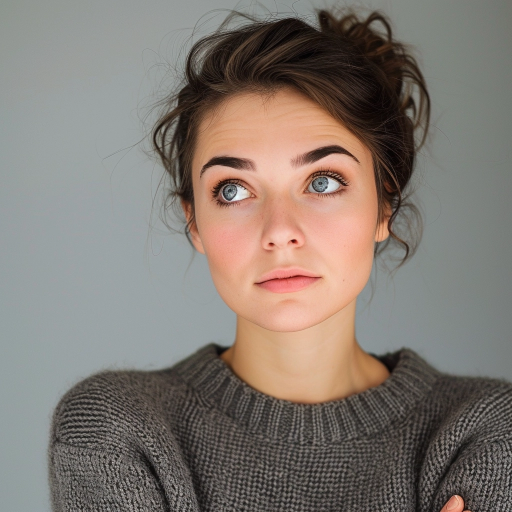
#> input picture example.jpg, 1024 x 1024 px (shown at 1/2 size)
$ python simple_pet_grid.py --image example.jpg
#> lines starting #> are read from the running program, lines starting #| are printed output that depends on the picture
"""
从单张宠物头像生成网格图 (纯几何变换版本)

用法示例：
    python simple_pet_grid.py --image inputs/pet_source.jpg --output outputs/grid_pet_7x7.webp --size 7

说明：
- 不依赖任何大模型，只用 OpenCV + PIL 做轻量的平移 / 旋转 / 轻微透视变换
- 生成 size×size 的网格图（默认 7×7），可直接喂给你现有的前端交互逻辑使用
"""

import argparse
import os
import math
import time

import cv2
import numpy as np
from PIL import Image
import json


def center_square_crop(img: Image.Image) -> Image.Image:
    """将输入图像裁成居中的正方形。"""
    w, h = img.size
    side = min(w, h)
    left = (w - side) // 2
    top = (h - side) // 2
    right = left + side
    bottom = top + side
    return img.crop((left, top, right, bottom))


def generate_view_variants_on_patch(patch_img: Image.Image, grid_size: int = 7) -> list[Image.Image]:
    """
    对“头部区域 patch”生成略有不同的视角版本。

    注意：这里只处理头部小块，不负责背景。
    """
    # 统一将 patch 缩放到 256x256，保证后续运算和网格尺寸稳定
    target_side = 256
    if patch_img.size != (target_side, target_side):
        patch_img = patch_img.resize((target_side, target_side), Image.LANCZOS)

    w, h = patch_img.size
    base_np = cv2.cvtColor(np.array(patch_img), cv2.COLOR_RGB2BGR)

    variants = []

    # 最大平移和旋转幅度（可以根据效果调整）
    max_shift = 0.12  # 相对边长的最大平移比例
    max_angle = 12.0  # 最大旋转角度（度）

    for row in range(grid_size):
        for col in range(grid_size):
            # 归一化坐标 [-1, 1]
            # 行：0 -> 上，grid_size-1 -> 下
            ry = (row / (grid_size - 1)) * 2 - 1  # -1 (上) 到 1 (下)
            rx = (col / (grid_size - 1)) * 2 - 1  # -1 (左) 到 1 (右)

            # 计算平移像素
            shift_x = rx * max_shift * w
            shift_y = -ry * max_shift * h  # 上正下负，和鼠标逻辑类似

            # 计算旋转角度（左右 + 上下的一个线性组合）
            angle = rx * max_angle * 0.7 + ry * max_angle * 0.3

            # 构建仿射变换矩阵（先旋转再平移）
            center = (w / 2, h / 2)
            M = cv2.getRotationMatrix2D(center, angle, 1.0)
            M[0, 2] += shift_x
            M[1, 2] += shift_y

            warped = cv2.warpAffine(
                base_np,
                M,
                (w, h),
                flags=cv2.INTER_LINEAR,
                borderMode=cv2.BORDER_REFLECT_101,
            )

            warped_pil = Image.fromarray(cv2.cvtColor(warped, cv2.COLOR_BGR2RGB))
            variants.append(warped_pil)

    return variants


def generate_frames_with_static_background(full_img: Image.Image, grid_size: int = 7) -> list[Image.Image]:
    """
    生成带静态背景的帧序列：
    - 背景：固定不动（整张图缩放到 512x512）
    - 头部：位于中心的一个正方形区域，仅对该区域做视角变换
    """
    # 背景缩放到 512x512，方便前端显示，也控制整体尺寸
    bg_side = 512
    bg = center_square_crop(full_img).resize((bg_side, bg_side), Image.LANCZOS)

    # 头部区域：中心 256x256
    head_side = 256
    head_left = (bg_side - head_side) // 2
    head_top = (bg_side - head_side) // 2
    head_box = (head_left, head_top, head_left + head_side, head_top + head_side)

    head_base = bg.crop(head_box)

    # 仅对头部 patch 生成视角变体
    head_variants = generate_view_variants_on_patch(head_base, grid_size=grid_size)

    frames: list[Image.Image] = []
    for hv in head_variants:
        frame = bg.copy()
        # 确保贴回时大小一致
        hv_resized = hv.resize((head_side, head_side), Image.LANCZOS)
        frame.paste(hv_resized, (head_left, head_top))
        frames.append(frame)

    return frames


def create_grid_from_images(images: list[Image.Image], output_path: str, grid_size: int) -> tuple[str, dict]:
    """将 images 列表拼接成 grid_size×grid_size 的网格图，并生成元数据。"""
    if not images:
        raise ValueError("没有可用图片生成网格图")

    cols = rows = grid_size
    w, h = images[0].size
    grid_w, grid_h = cols * w, rows * h

    grid_img = Image.new("RGB", (grid_w, grid_h))

    for idx, img in enumerate(images):
        if idx >= cols * rows:
            break
        c = idx % cols
        r = idx // cols
        grid_img.paste(img, (c * w, r * h))

    # 确保输出目录存在
    out_dir = os.path.dirname(output_path)
    if out_dir:
        os.makedirs(out_dir, exist_ok=True)

    # 为了最大兼容性，这里统一保存为 JPG（Windows 照片应用和浏览器都支持）
    root, _ext = os.path.splitext(output_path)
    output_path = root + ".jpg"
    grid_img = grid_img.convert("RGB")
    grid_img.save(output_path, "JPEG", quality=90, optimize=True)

    meta = {
        "rows": rows,
        "cols": cols,
        "created_at": time.time(),
    }
    # 使用与图片同名但扩展名为 .json 的元数据文件
    root, _ext = os.path.splitext(output_path)
    meta_path = root + ".json"
    with open(meta_path, "w", encoding="utf-8") as f:
        json.dump(meta, f, ensure_ascii=False, indent=2)

    return output_path, meta


def main():
    parser = argparse.ArgumentParser(description="从单张宠物头像生成多视角网格图（轻量版）")
    parser.add_argument(
        "--image",
        type=str,
        required=True,
        help="输入宠物头像路径，例如 inputs/pet_source.jpg",
    )
    parser.add_argument(
        "--output",
        type=str,
        default="outputs/grid_pet_7x7.webp",
        help="输出网格图路径（默认: outputs/grid_pet_7x7.webp）",
    )
    parser.add_argument(
        "--size",
        type=int,
        default=7,
        help="网格大小 N，生成 N×N 视角（默认 7）",
    )

    args = parser.parse_args()

    if not os.path.exists(args.image):
        raise FileNotFoundError(f"找不到输入图片: {args.image}")

    print(">>> 正在读取输入图片:", args.image)
    img = Image.open(args.image).convert("RGB")
#> img is the input picture: PIL image 1024x1024 RGB; mean R, G, B 129.8, 120.5, 113.2

    print(f">>> 生成 {args.size}x{args.size} 视角变体（静态背景，仅头部运动）...")
    frames = generate_frames_with_static_background(img, grid_size=args.size)
#> in generate_frames_with_static_background, `head_base = bg.crop(head_box)`:
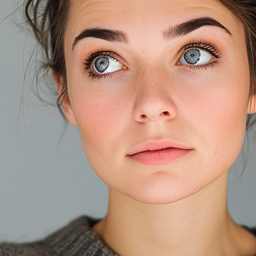
#> head_base: PIL image 256x256 RGB; mean R, G, B 180, 147.2, 129.6
#> in generate_view_variants_on_patch, `base_np = cv2.cvtColor(np.array(patch_img), cv2.COLOR_RGB2BGR)`:
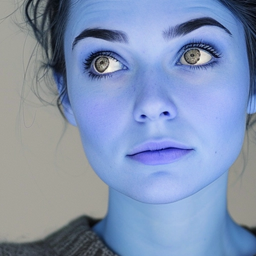
#> base_np: shape (256, 256, 3); mean R, G, B 129.6, 147.2, 180
#> after the loop in generate_view_variants_on_patch, `for row in range(grid_size):`:
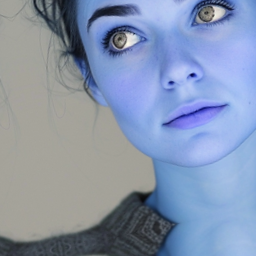
#> warped: shape (256, 256, 3); mean R, G, B 134.3, 148.7, 174.6
#> after the loop in generate_view_variants_on_patch, `for row in range(grid_size):`: variants = 49 items
#> the loop in generate_frames_with_static_background, `for hv in head_variants:` made 49 passes
#> pass 1, in generate_frames_with_static_background, `hv_resized = hv.resize((head_side, head_side), Image.LANCZOS)`:
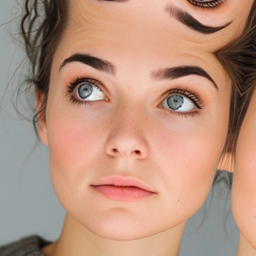
#> hv_resized: PIL image 256x256 RGB; mean R, G, B 183.5, 144.5, 125.2
#> after the loop in generate_frames_with_static_background, `for hv in head_variants:`:
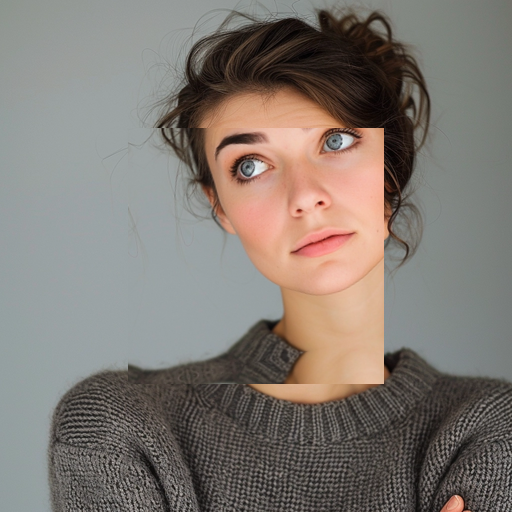
#> frame: PIL image 512x512 RGB; mean R, G, B 128.4, 120.9, 114.3
#> after the loop in generate_frames_with_static_background, `for hv in head_variants:`:
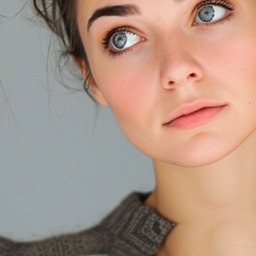
#> hv_resized: PIL image 256x256 RGB; mean R, G, B 174.6, 148.7, 134.3
#> frames = 49 items

    print(">>> 拼接网格图...")
    grid_path, meta = create_grid_from_images(frames, args.output, grid_size=args.size)
#> in create_grid_from_images, `grid_img = Image.new("RGB", (grid_w, grid_h))`: grid_img: PIL image 3584x3584 RGB; every value is 0
#> the loop in create_grid_from_images, `for idx, img in enumerate(images):` made 49 passes
#> (c, r) on passes 1 to 12: (0, 0), (1, 0), (2, 0), (3, 0), (4, 0), (5, 0), (6, 0), (0, 1), (1, 1), (2, 1), (3, 1), (4, 1)
#> after the loop in create_grid_from_images, `for idx, img in enumerate(images):`:
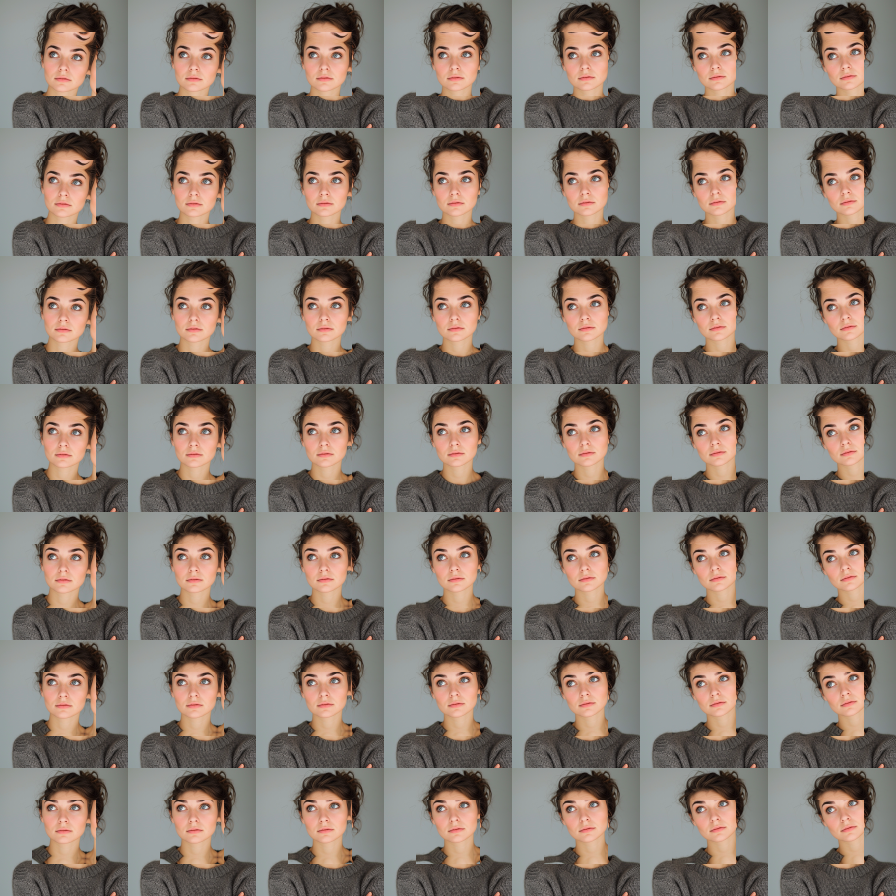
#> grid_img: PIL image 3584x3584 RGB (shown at 1/4 size); mean R, G, B 129.9, 120.6, 113.3
#> grid_path = 'outputs/grid_pet_7x7.jpg'; meta = {'rows': 7, 'cols': 7, 'created_at': 1.8e+09}

    print("\n🎉 完成！")
    print("网格图路径:", grid_path)
#| 网格图路径: outputs/grid_pet_7x7.jpg
    print("网格尺寸: {rows}x{cols}".format(**meta))
#| 网格尺寸: 7x7
    print("元数据:", grid_path.replace(".webp", ".json"))
#| 元数据: outputs/grid_pet_7x7.jpg


if __name__ == "__main__":
    main()

$ run again, on example_grid.webp
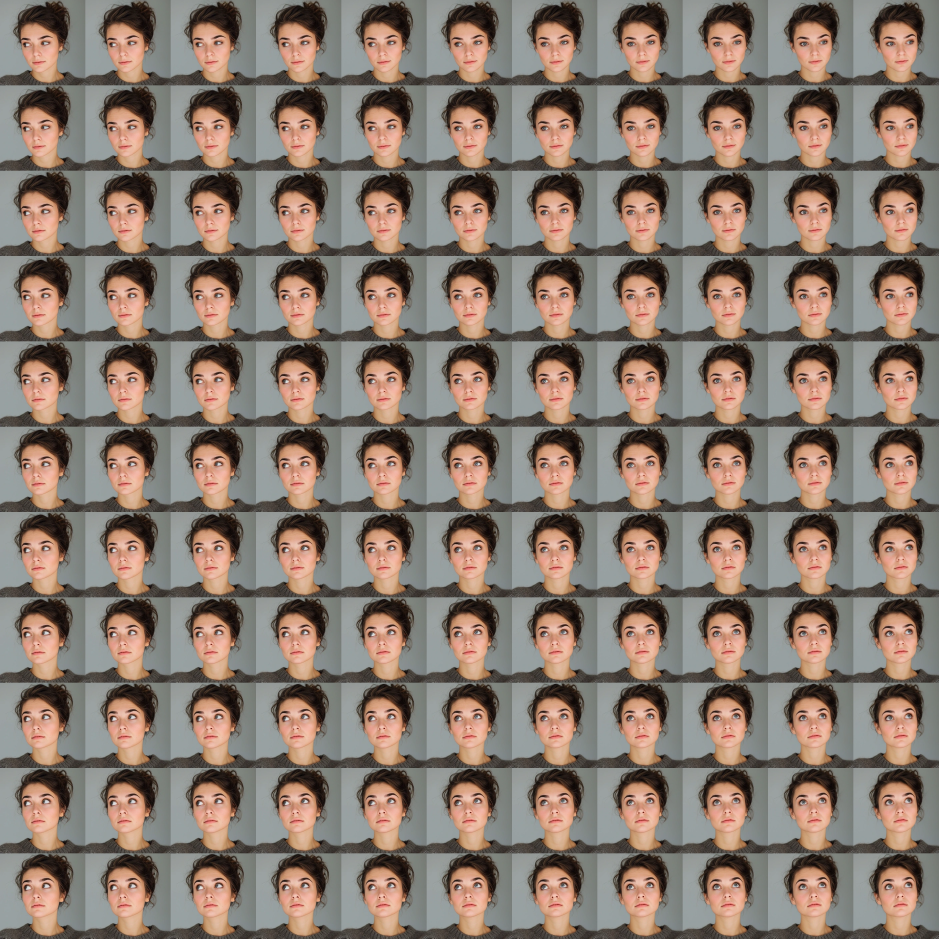
#> input picture example_grid.webp, 2816 x 2816 px (shown at 1/3 size)
#> in main, img is the input picture: PIL image 2816x2816 RGB; mean R, G, B 135.6, 121.5, 111.2
#> after the loop in generate_view_variants_on_patch, `for row in range(grid_size):`: variants = 49 items
#> the loop in generate_frames_with_static_background, `for hv in head_variants:` made 49 passes
#> after the loop in generate_frames_with_static_background, `for hv in head_variants:`:
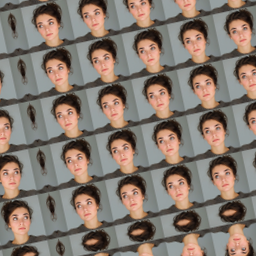
#> hv_resized: PIL image 256x256 RGB; mean R, G, B 133, 120.7, 111.1
#> the loop in create_grid_from_images, `for idx, img in enumerate(images):` made 49 passes
#> (c, r) on passes 1 to 8: (0, 0), (1, 0), (2, 0), (3, 0), (4, 0), (5, 0), (6, 0), (0, 1)
#> after the loop in create_grid_from_images, `for idx, img in enumerate(images):`:
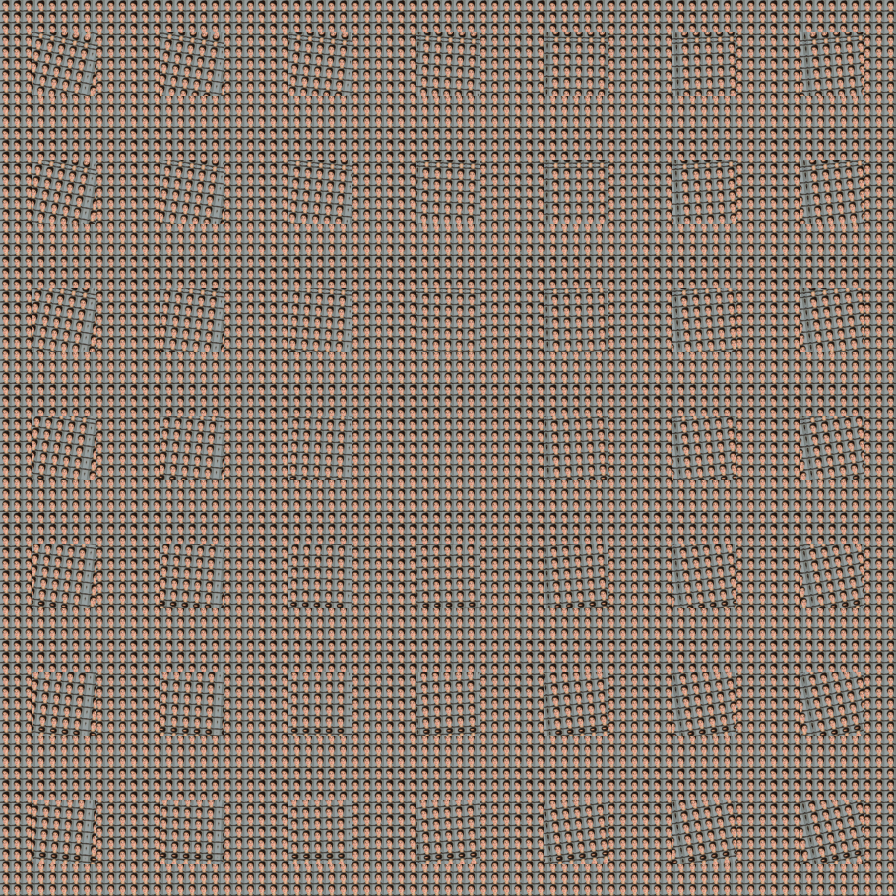
#> grid_img: PIL image 3584x3584 RGB (shown at 1/4 size); mean R, G, B 135.6, 121.5, 111.2
#> grid_path = 'outputs/grid_pet_7x7.jpg'; meta = {'rows': 7, 'cols': 7, 'created_at': 1.8e+09}
#| 网格图路径: outputs/grid_pet_7x7.jpg
#| 网格尺寸: 7x7
#| 元数据: outputs/grid_pet_7x7.jpg
